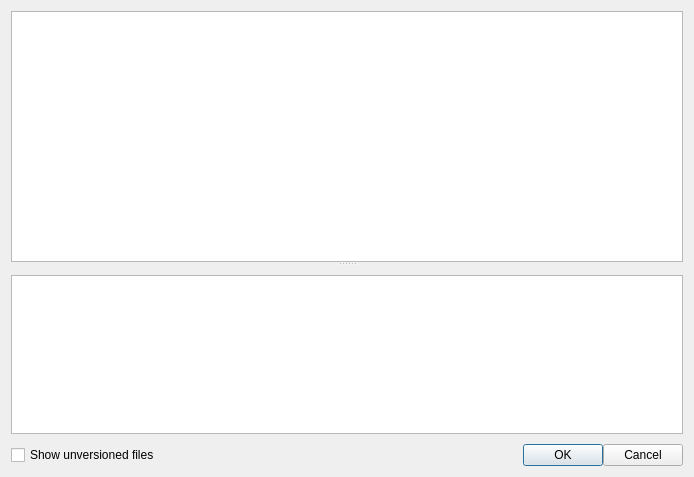
<?xml version="1.0" encoding="UTF-8"?>
<ui version="4.0">
 <class>CommitDialog</class>
 <widget class="QDialog" name="CommitDialog">
  <property name="geometry">
   <rect>
    <x>0</x>
    <y>0</y>
    <width>694</width>
    <height>477</height>
   </rect>
  </property>
  <property name="windowTitle">
   <string>Commit changes</string>
  </property>
  <layout class="QGridLayout" name="gridLayout">
   <item row="0" column="0">
    <widget class="QSplitter" name="splitter">
     <property name="orientation">
      <enum>Qt::Vertical</enum>
     </property>
     <widget class="QTableWidget" name="tableWidget">
      <property name="contextMenuPolicy">
       <enum>Qt::CustomContextMenu</enum>
      </property>
     </widget>
     <widget class="QFrame" name="frameLower">
      <property name="maximumSize">
       <size>
        <width>16777215</width>
        <height>200</height>
       </size>
      </property>
      <layout class="QVBoxLayout" name="verticalLayout">
       <property name="spacing">
        <number>0</number>
       </property>
       <property name="leftMargin">
        <number>0</number>
       </property>
       <property name="topMargin">
        <number>9</number>
       </property>
       <property name="rightMargin">
        <number>0</number>
       </property>
       <property name="bottomMargin">
        <number>0</number>
       </property>
       <item>
        <widget class="QTextEdit" name="textEdit"/>
       </item>
       <item>
        <layout class="QHBoxLayout" name="horizontalLayout">
         <property name="topMargin">
          <number>10</number>
         </property>
         <item>
          <widget class="QCheckBox" name="showUnversioned">
           <property name="text">
            <string>Show unversioned files</string>
           </property>
          </widget>
         </item>
         <item>
          <spacer name="horizontalSpacer">
           <property name="orientation">
            <enum>Qt::Horizontal</enum>
           </property>
           <property name="sizeHint" stdset="0">
            <size>
             <width>40</width>
             <height>20</height>
            </size>
           </property>
          </spacer>
         </item>
         <item>
          <widget class="QPushButton" name="okButton">
           <property name="text">
            <string>OK</string>
           </property>
          </widget>
         </item>
         <item>
          <widget class="QPushButton" name="cancelButton">
           <property name="text">
            <string>Cancel</string>
           </property>
          </widget>
         </item>
        </layout>
       </item>
      </layout>
     </widget>
    </widget>
   </item>
  </layout>
 </widget>
 <resources/>
 <connections/>
</ui>
